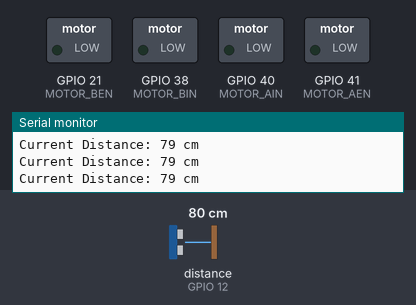
This sketch was run on a simulated ESP32. Shown: switched loads named in the sketch (green lamp = pin HIGH), the last lines printed to the serial monitor. Wiring (inferred from the names in the program): ultrasonic range finder: trigger GPIO 13; echo GPIO 12. The test bench sets the inputs (shaded band); at power-on: distance to the obstacle (sensor on GPIO 12) 80 cm. The echo pulse lasts 58.3 µs per cm; pins used as bus, display or sensor lines are not drawn.

Above: at 1.2 s.
1.3 s: distance to the obstacle (sensor on GPIO 12) set to 57 cm
2.8 s: distance to the obstacle (sensor on GPIO 12) set to 46 cm
At 3.5 s:
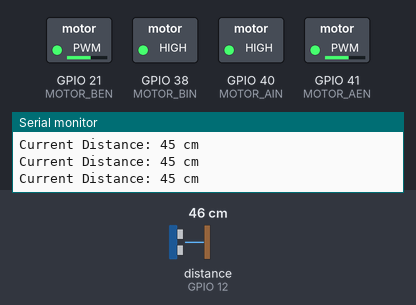
4.3 s: distance to the obstacle (sensor on GPIO 12) set to 36 cm
5.8 s: distance to the obstacle (sensor on GPIO 12) set to 28 cm
At 6.6 s:
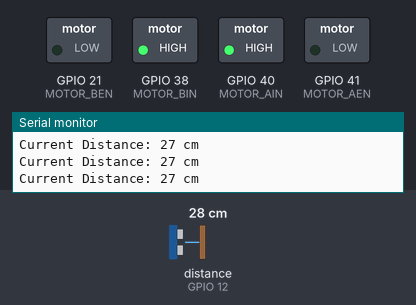
7.3 s: distance to the obstacle (sensor on GPIO 12) set to 12 cm
8.8 s: distance to the obstacle (sensor on GPIO 12) set to 9 cm
At 9.7 s:
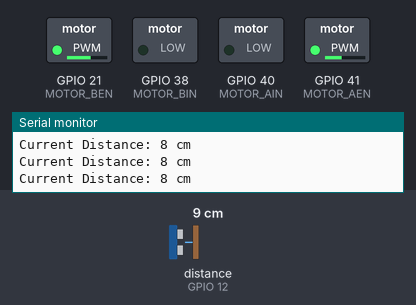
Timing chart, 0 to 11.3 s (numbered marks = the images above; inputs shaded):
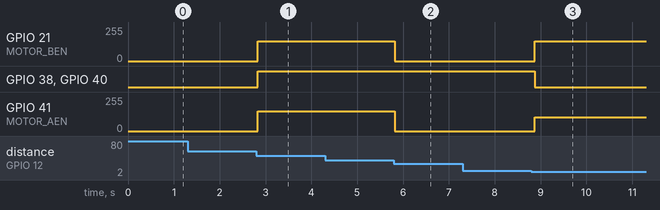

The sketch:

11_Ultrasonic_Follow.ino
```cpp
// ================= Ultrasonic Pin Definitions =================
const int trigPin = 13;  // Trigger pin connected to IO13
const int echoPin = 12;  // Echo pin connected to IO12

// ================= Distance Threshold Settings =================
// Set the "boundary lines" for distances (Unit: cm)
const long safeDistance = 30;   // Define the upper limit of safe distance as 30 cm. Stop or reverse below this distance.
const long closeDistance = 10;  // Define the lower limit of danger distance as 10 cm. Reverse below this distance.
const long maxDistance = 50;    // Define the maximum following distance as 50 cm. Stop the car if it exceeds this distance to prevent it from running away.

// ================= Motor Pin Definitions =================
#define MOTOR_AIN 40  // Path A direction control (Left wheel)
#define MOTOR_AEN 41  // Path A PWM control (Left wheel speed)
#define MOTOR_BIN 38  // Path B direction control (Right wheel)
#define MOTOR_BEN 21  // Path B PWM control (Right wheel speed)

// ================= Initialization Function =================
void setup() {
  // Initialize serial communication with a baud rate of 115200 for faster and smoother data display
  Serial.begin(115200);
  Serial.println("System initialization complete, ultrasonic following car started!");

  // Set ultrasonic pin modes
  pinMode(trigPin, OUTPUT);  // Trig pin as output to send trigger signals
  pinMode(echoPin, INPUT);   // Echo pin as input to receive echo signals

  // Set motor direction pins to output mode
  pinMode(MOTOR_AIN, OUTPUT);
  pinMode(MOTOR_BIN, OUTPUT);

  // Configure PWM channels (ESP32 Arduino Core 3.x syntax)
  // Parameters: pin, frequency (1000Hz), resolution (8-bit, i.e., 0-255)
  ledcAttach(MOTOR_AEN, 1000, 8);
  ledcAttach(MOTOR_BEN, 1000, 8);

  // Ensure motors are stopped in the initial state
  stopMotor();
}

// ================= Main Loop Function =================
void loop() {
  // 1. Get the front distance
  long distance = getDistance();  // Call the ranging function and store the calculated distance in the distance variable.

  // 2. Print the distance in the Serial Monitor for debugging and observation.
  Serial.print("Current Distance: ");  // Print prompt text.
  Serial.print(distance);              // Print specific distance number.
  Serial.println(" cm");               // Print unit " cm" (centimeters) and newline.

  // 3. Control car actions based on distance (core logic judgment)
  if (distance > safeDistance && distance <= maxDistance) {
    // If the measured distance is greater than 30 cm AND less than or equal to 50 cm
    // Distance is appropriate, chase after it!
    forward(150, 150);  // Call the "forward" function, set left and right wheel speeds to 150.

  } else if ((distance >= closeDistance && distance <= safeDistance) || distance > maxDistance) {
    // Otherwise, if the distance is between 10 cm and 30 cm, OR the distance is greater than 50 cm
    // Maintain a proper following distance, or exceed the max range to prevent losing track
    stopMotor();  // Call the "stop" function.

  } else if (distance < closeDistance && distance > 0) {
    // Otherwise, if the distance is less than 10 cm AND greater than 0 (excluding 0 or negative values caused by sensor failures)
    // Distance is too close, back up quickly!
    back(105, 150);  // Call the "back" function, left wheel 105, right wheel 150 (can be fine-tuned to prevent veering off course).
  }

  // Slight delay (pause) of 100 milliseconds (0.1 seconds).
  // Makes movements smoother, prevents spamming commands, and gives the sensor some "breathing room" to receive echoes.
  delay(100);
}

// ================= Ultrasonic Ranging Function =================
/*
 * Function Purpose: Encapsulate ultrasonic ranging code into a function to simplify the main loop code
 * Function Name: getDistance
 * Function Feature: Returns an integer distance value (Unit: cm)
*/
int getDistance() {
  // Define variables to store time and distance
  long duration;  // Round-trip time of sound waves (microseconds)
  int distance;   // Calculated distance (centimeters)

  // Step 1: Ensure Trig pin is LOW, preparing to transmit
  digitalWrite(trigPin, LOW);
  delayMicroseconds(2);  // Wait for 2 microseconds to ensure signal stability

  // Step 2: Give the Trig pin a 10-microsecond HIGH pulse to trigger the sensor to emit ultrasonic waves
  digitalWrite(trigPin, HIGH);
  delayMicroseconds(10);
  digitalWrite(trigPin, LOW);

  // Step 3: Read the duration of the HIGH level on the Echo pin
  // The pulseIn function waits for the pin to go HIGH, then starts timing until the pin goes LOW
  duration = pulseIn(echoPin, HIGH);

  // Step 4: Calculate distance
  // The speed of sound in air is approximately 0.034 cm/microsecond
  // Distance = (Time × Speed) / 2, because the sound makes a round trip
  distance = duration * 0.034 / 2;

  // Limit the ultrasonic ranging range because values beyond 3 meters or below 2 cm are inaccurate
  if (distance < 2 || distance > 300) {
    distance = 0; // Out-of-range values are treated as invalid data, returning 0
  }

  return distance;
}

// ================= Motor Control Functions =================

// Set PWM speeds for left and right motors (0-255)
void setMotor(int leftSpeed, int rightSpeed) {
  ledcWrite(MOTOR_AEN, leftSpeed);  // Write left wheel PWM value
  ledcWrite(MOTOR_BEN, rightSpeed); // Write right wheel PWM value
}

// Move Forward
void forward(int leftSpeed, int rightSpeed) {
  digitalWrite(MOTOR_AIN, HIGH); // Left wheel forward rotation
  digitalWrite(MOTOR_BIN, HIGH); // Right wheel forward rotation
  setMotor(leftSpeed, rightSpeed);
}

// Move Backward
void back(int leftSpeed, int rightSpeed) {
  digitalWrite(MOTOR_AIN, LOW);  // Left wheel reverse rotation
  digitalWrite(MOTOR_BIN, LOW);  // Right wheel reverse rotation
  setMotor(leftSpeed, rightSpeed);
}

// Stop Motors
void stopMotor() {
  setMotor(0, 0); // Set speeds to 0
}
```

Measured:
- the behaviour switches between 52 and 51 cm on distance to the obstacle (sensor on GPIO 12) (found by bisection; images 0 and 1)
- the behaviour switches between 32 and 31 cm on distance to the obstacle (sensor on GPIO 12) (found by bisection; images 1 and 2)
- the behaviour switches between 11 and 10 cm on distance to the obstacle (sensor on GPIO 12) (found by bisection; images 2 and 3)
- after the input at 2.8 s, GPIO 21 (MOTOR_BEN), GPIO 41 (MOTOR_AEN): 0/255 → 149/255 at once; GPIO 38 (MOTOR_BIN), GPIO 40 (MOTOR_AIN): LOW → HIGH at once
- after the input at 5.8 s, GPIO 21 (MOTOR_BEN), GPIO 41 (MOTOR_AEN): 149/255 → 0/255 at once
- after the input at 8.8 s, GPIO 21 (MOTOR_BEN): 0/255 → 149/255 after 0.07 s; GPIO 38 (MOTOR_BIN), GPIO 40 (MOTOR_AIN): HIGH → LOW after 0.07 s; GPIO 41 (MOTOR_AEN): 0/255 → 105/255 after 0.07 s
